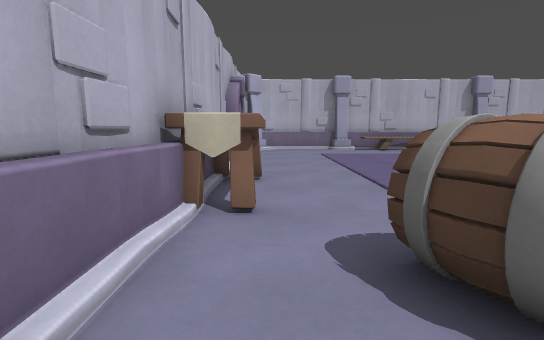
[1] (above)

12 first-person views from a walk through a 3-D level made in the Godot game engine. The camera is 1.2 m above the floor, tilts 8° down and sees 85° across. The floor is counted in squares, 1 m on a side. Each view is taken from the middle of a square. On the plan, view 1 faces up. The plan holds only what a view shows up to about 13 squares ahead; the rest is blank.

[2]
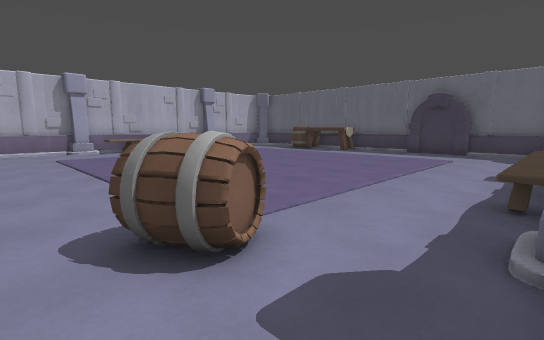

[3]
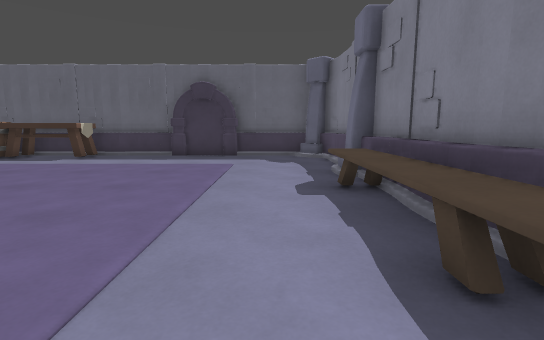

[4]
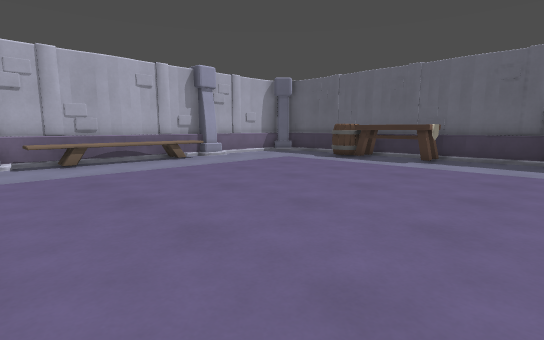

[5]
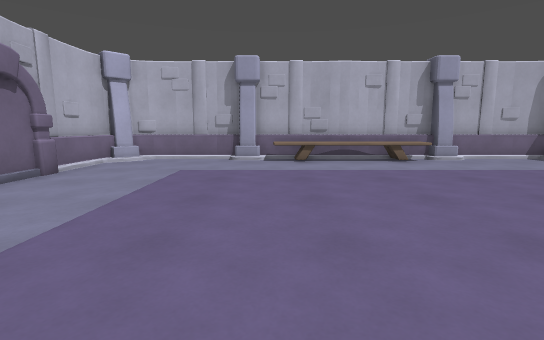

[6]
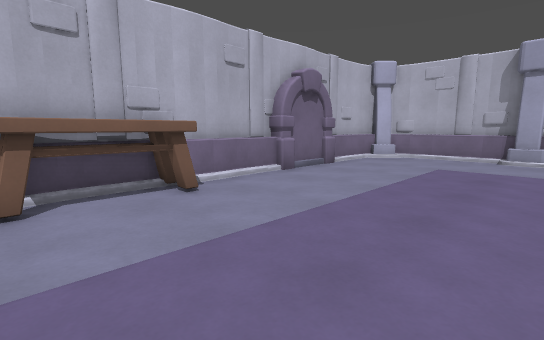

[7]
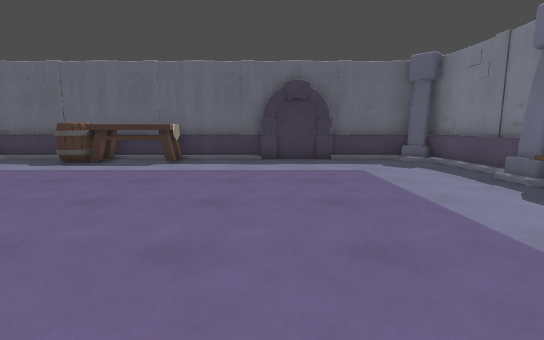

[8]
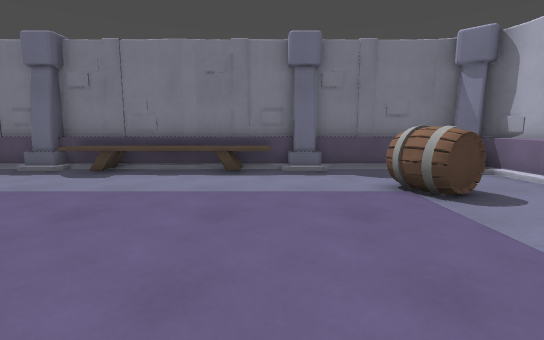

[9]
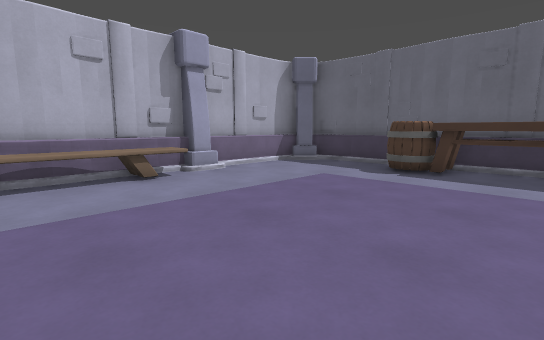

[10]
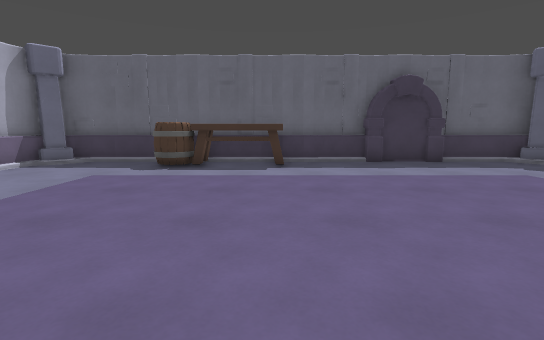

[11]
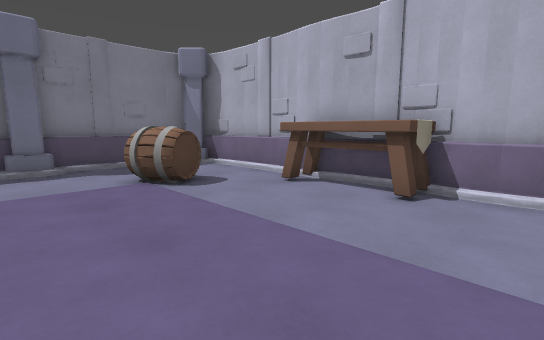

[12]
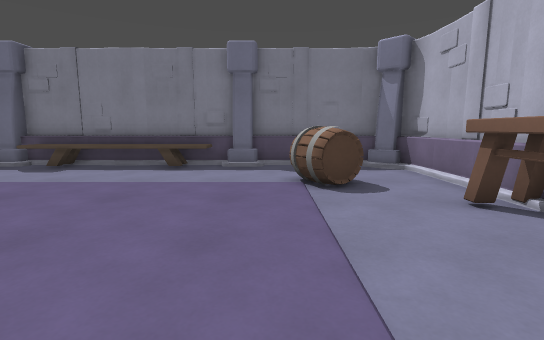

### Floor plan
Key: @ floor where view 1 was taken; # wall or solid block; . floor; / step, stairs or slope; = window, fence, low wall or low ledge; ^ raised ledge; E desk; B barrel; O other object.
Columns run from 2 left of view 1 to 18 right of it. Each row starts with its distance up from view 1.
 18  ###################
 17 ##=...#^^^^^^^#...=##
 16 #=......^^^^^......=#
 15 #/..................#
 14 #/..................#
 13 #/................O.#
 12 #/................EO#
 11 #/................EE#
 10 #/................EE#
  9 #/................EE#
  8 #/..................#
  7 #EE.................#
  6 #EE.................#
  5 #EE.................#
  4 #E..................#
  3 #...B............../#
  2 #..BB............../#
  1 #...B............../#
  0 #=@................/#
 -1 ##////#^^^^^^^#...=##
 -2  ###################

Where each view was taken, in squares from view 1:
view 1: 0 up, 0 right, facing up
view 2: 1 down, 0 right, facing up-right
view 3: 1 up, 4 right, facing right
view 4: 5 up, 4 right, facing up-right
view 5: 5 up, 5 right, facing up
view 6: 4 up, 5 right, facing up-left
view 7: 5 up, 5 right, facing right
view 8: 8 up, 5 right, facing down
view 9: 9 up, 7 right, facing up-right
view 10: 9 up, 6 right, facing right
view 11: 9 up, 5 right, facing down-left
view 12: 9 up, 3 right, facing down
